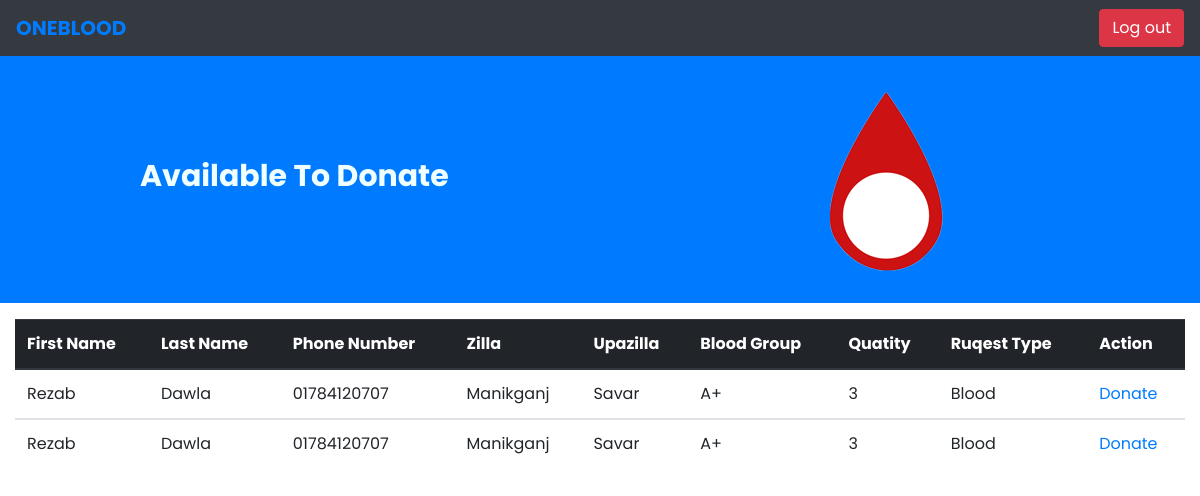
Page /available_to_donate.php?phone=1784120707 on the committed database.
### tables this page shows
CREATE TABLE `blood_requests` (
  `req_id` int(255) NOT NULL,
  `id` int(255) NOT NULL,
  `phone_n` varchar(20) NOT NULL,
  `zilla` varchar(255) NOT NULL,
  `upazilla` varchar(255) NOT NULL,
  `bloodGroup` varchar(5) NOT NULL,
  `requestType` varchar(20) NOT NULL,
  `quantity` varchar(2) NOT NULL,
  `reason` varchar(10000) NOT NULL,
  `req_time` varchar(255) NOT NULL DEFAULT current_timestamp()
);

CREATE TABLE `registration` (
  `id` int(11) NOT NULL,
  `firstname` varchar(50) NOT NULL,
  `lastname` varchar(50) NOT NULL,
  `phone` bigint(10) NOT NULL,
  `email` varchar(50) NOT NULL,
  `age` int(2) NOT NULL,
  `gender` enum('m','f','o') NOT NULL,
  `height` varchar(10) NOT NULL,
  `bg` varchar(4) NOT NULL,
  `add_zilla` varchar(50) NOT NULL,
  `add_upazilla` varchar(50) NOT NULL,
  `password` varchar(100) NOT NULL
);

### available_to_donate.php (the view, shortened to what this page needs)
<?php
$user = $_REQUEST['phone'];
?>
<!DOCTYPE html>
<html lang="en">
<head>
    <link rel="stylesheet" href="https://stackpath.bootstrapcdn.com/bootstrap/4.3.1/css/bootstrap.min.css">
    <link rel="stylesheet" href="css/bootstrap.css">
</head>
<body>
    <div style="font-family: 'Poppins', sans-serif; font-weight:400">
        <header class="sticky-top">
            <nav class="navbar navbar-expand-sm bg-dark justify-content-between">
                <a href="logged_in.php?phone=<?php echo $user ?>" class="navbar-brand" style="font-weight:700;">
                    ONEBLOOD
                </a>
                <a class="btn btn-danger" href="index.php" role="button">Log out</a>
            </nav>
        </header>
        <div class="su-inner-banner-area bg-primary">
            <div class="container">
                <div class="row text-center">
                    <div class="col-12 col-sm-6 col-lg-5 col-xl-4 m-auto">
                        <h3 class="text-left" style="font-size:30px;font-family: 'Poppins', sans-serif; font-weight:700; color:azure;"> Available To Donate</h3>
                    </div>
                    <div class="col-12 col-sm-6 col-lg-5 col-xl-4 m-auto pt-4 pt-sm-0">
                        <div class="su-inner-banner-img"><img alt="image" class="img-fluid" src="images/bloo_drop.png"></div>
                    </div>
                </div>
            </div>
        </div>
        <section class="container-fluid">
            <?php
            $qu1 = "SELECT * FROM registration WHERE phone = '$user'";
            $con = new mysqli('localhost', 'root', '', 'oneblood');
            $values = mysqli_query($con, $qu1);
            $bg = "";
            $gender = "";
            while ($row = mysqli_fetch_assoc($values)) {
                $bg = $row['bg'];
                $gender = $row['gender'];
            }
            ?>
            <table class="table my-3">
                <thead class="thead-dark">
                    <th>First Name</th>
                    <th>Last Name</th>
                    <th>Phone Number</th>
                    <th>Zilla</th>
                    <th>Upazilla</th>
                    <th>Blood Group</th>
                    <th>Quatity</th>
                    <th>Ruqest Type</th>
                    <th>Action</th>
                </thead>
                <?php
                $qu2 = "SELECT req_id,firstname,lastname,phone_n,zilla,upazilla,bloodGroup,quantity,requestType
                    FROM blood_requests
                    RIGHT JOIN registration
                    ON blood_requests.id = registration.id
                    WHERE bloodGroup = '$bg';";
                $val2 = mysqli_query($con, $qu2);
                while ($row = mysqli_fetch_assoc($val2)) {
                    $req_id = $row['req_id'];
                    $firstname = $row['firstname'];
                    $lastname = $row['lastname'];
                    $phone_n = $row['phone_n'];
                    $zilla = $row['zilla'];
                    $upazilla = $row['upazilla'];
                    $bloodGroup = $row['bloodGroup'];
                    $quantity = $row['quantity'];
                    $requestType = $row['requestType'];
                ?>
                    <tbody>
                        <tr>
                            <td><?php echo $firstname; ?></td>
                            <td><?php echo $lastname; ?></td>
                            <td><?php echo $phone_n; ?></td>
                            <td><?php echo $zilla; ?></td>
                            <td><?php echo $upazilla; ?></td>
                            <td><?php echo $bloodGroup; ?></td>
                            <td><?php echo $quantity; ?></td>
                            <td><?php echo $requestType; ?></td>
                            <?php
                            if ($gender == 'm') {
                            ?>
                                <td><a href="blood_don_reg_M.php?phone=<?php echo $user ?>&blodr=<?php echo $req_id ?>">Donate</a></td>
                            <?php
                            } else {
                            ?>
                                <td><a href="blood_don_req_F.php?phone=<?php echo $user ?>&blodr=<?php echo $req_id ?>">Donate</a></td>
                            <?php
                            }
                            ?>
                        </tr>
                    </tbody>
                <?php
                }
                ?>
            </table>
        </section>
    </div>
</body>
</html>

### rows in the picture
blood_requests: id.firstname "Rezab", id.lastname "Dawla", phone_n "01784120707", zilla "Manikganj", upazilla "Savar", bloodGroup "A+", quantity "3", requestType "Blood"
blood_requests: id.firstname "Rezab", id.lastname "Dawla", phone_n "01784120707", zilla "Manikganj", upazilla "Savar", bloodGroup "A+", quantity "3", requestType "Blood"
